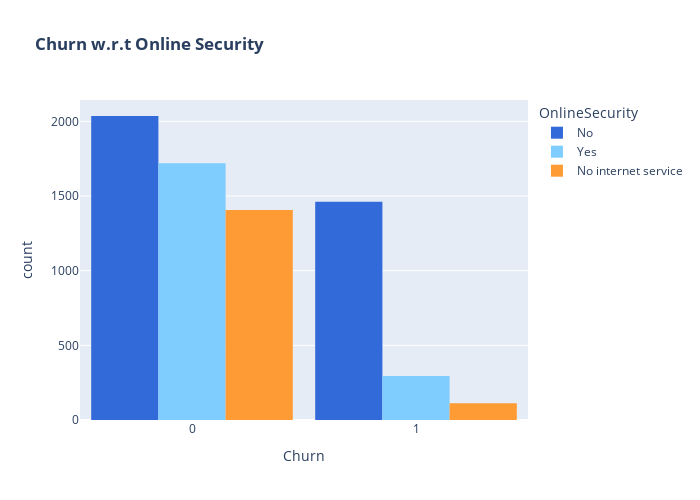

Notebook code for this chart:
### Code cell
color_map = {"Yes": "#7fcdff", "No": "#326ada", "No internet service":"#ff9b35"}
fig = px.histogram(teleco, x="Churn", color="OnlineSecurity", barmode="group", title="<b>Churn w.r.t Online Security</b>", color_discrete_map=color_map)
fig.update_layout(width=700, height=500, bargap=0.1)
fig.show()

### Figure 1 — Plotly figure (JSON) as saved in the notebook; plotly's stock layout.template omitted (floating-point values rounded to 4 significant figures; data arrays with more than 128 entries replaced by an {"elided": "..."} marker saying what was removed)
{"data": [{"alignmentgroup": "True", "bingroup": "x", "hovertemplate": "OnlineSecurity=No<br>Churn=%{x}<br>count=%{y}<extra></extra>", "legendgroup": "No", "marker": {"color": "#326ada", "pattern": {"shape": ""}}, "name": "No", "offsetgroup": "No", "orientation": "v", "showlegend": true, "type": "histogram", "x": {"elided": "3497 int values"}, "xaxis": "x", "yaxis": "y"}, {"alignmentgroup": "True", "bingroup": "x", "hovertemplate": "OnlineSecurity=Yes<br>Churn=%{x}<br>count=%{y}<extra></extra>", "legendgroup": "Yes", "marker": {"color": "#7fcdff", "pattern": {"shape": ""}}, "name": "Yes", "offsetgroup": "Yes", "orientation": "v", "showlegend": true, "type": "histogram", "x": {"elided": "2015 int values"}, "xaxis": "x", "yaxis": "y"}, {"alignmentgroup": "True", "bingroup": "x", "hovertemplate": "OnlineSecurity=No internet service<br>Churn=%{x}<br>count=%{y}<extra></extra>", "legendgroup": "No internet service", "marker": {"color": "#ff9b35", "pattern": {"shape": ""}}, "name": "No internet service", "offsetgroup": "No internet service", "orientation": "v", "showlegend": true, "type": "histogram", "x": {"elided": "1520 int values"}, "xaxis": "x", "yaxis": "y"}], "layout": {"bargap": 0.1, "barmode": "group", "height": 500, "legend": {"title": {"text": "OnlineSecurity"}, "tracegroupgap": 0}, "title": {"text": "<b>Churn w.r.t Online Security</b>"}, "width": 700, "xaxis": {"anchor": "y", "domain": [0, 1], "title": {"text": "Churn"}}, "yaxis": {"anchor": "x", "domain": [0, 1], "title": {"text": "count"}}}}
